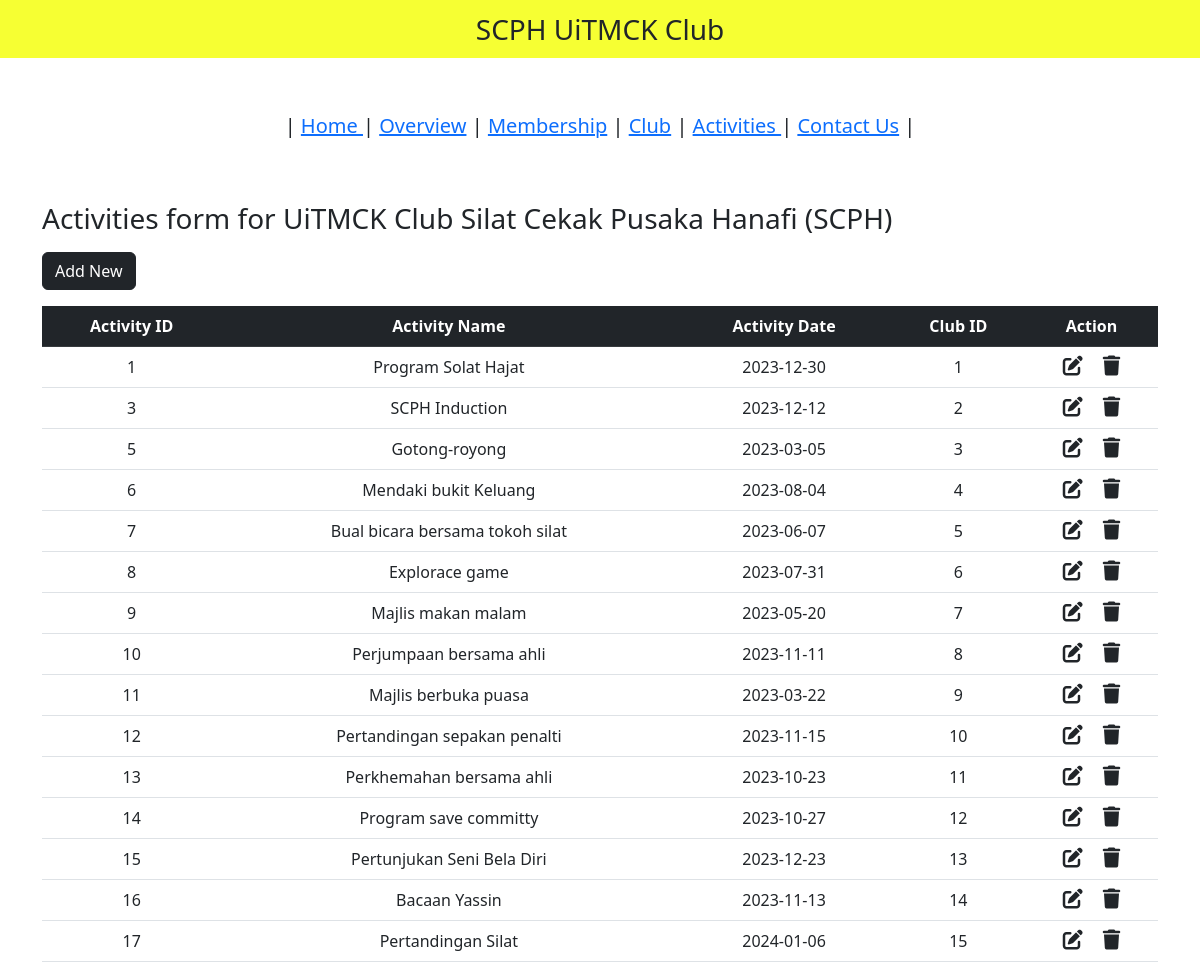
Page /activity.php on the committed database.
### tables this page shows
CREATE TABLE `activity` (
  `activity_id` int NOT NULL,
  `activity_name` varchar(200) NOT NULL,
  `activity_date` date NOT NULL,
  `club_id` int NOT NULL
);

### activity.php (the view, shortened to what this page needs)
<?php
include "db_conn.php";
?>
<!DOCTYPE html>
<html lang="en">
<head>
  <link href="https://cdn.jsdelivr.net/npm/bootstrap@5.2.3/dist/css/bootstrap.min.css" rel="stylesheet">
  <link rel="stylesheet" href="https://cdnjs.cloudflare.com/ajax/libs/font-awesome/6.4.0/css/all.min.css" />
</head>
<body>
  <nav class="navbar navbar-light justify-content-center fs-3 mb-5" style="background-color: #F6FF33;">
    SCPH UiTMCK Club
  </nav>
   <nav class="navbar navbar-light justify-content-center fs-3 mb-5" style="background-color: #00fffff;">
<h5>| <a href="index.php">Home </a>| <a href="home.php">Overview</a> | <a href="membership.php">Membership</a> | <a href="club.php">Club</a> | <a href="activity.php">Activities </a> | <a href="contact.php">Contact Us</a> | </h5></p>
</nav>
  <div class="container">
	<p align="center"><h3>Activities form for UiTMCK Club Silat Cekak Pusaka Hanafi (SCPH)</h3></p>
    <a href="add_activity.php" class="btn btn-dark mb-3">Add New</a>
    <table class="table table-hover text-center">
      <thead class="table-dark">
        <tr>
          <th scope="col">Activity ID</th>
          <th scope="col">Activity Name</th>
          <th scope="col">Activity Date</th>
          <th scope="col">Club ID</th>
          <th scope="col">Action</th>
        </tr>
      </thead>
      <tbody>
        <?php
        $sql = "SELECT * FROM `activity`";
        $result = mysqli_query($conn, $sql);
        while ($row = mysqli_fetch_assoc($result)) {
        ?>
          <tr>
            <td><?php echo $row["activity_id"] ?></td>
            <td><?php echo $row["activity_name"] ?></td>
            <td><?php echo $row["activity_date"] ?></td>
            <td><?php echo $row["club_id"] ?></td>
            <td>
              <a href="edit_activity.php?activity_id=<?php echo $row["activity_id"] ?>" class="link-dark"><i class="fa-solid fa-pen-to-square fs-5 me-3"></i></a>
              <a href="delete_activity.php?activity_id=<?php echo $row["activity_id"] ?>" class="link-dark"><i class="fa-solid fa-trash fs-5"></i></a>
            </td>
          </tr>
        <?php
        }
        ?>
      </tbody>
    </table>
  </div>
</body>
</html>

### rows in the picture
activity: activity_id "1", activity_name "Program Solat Hajat", activity_date "2023-12-30", club "1"
activity: activity_id "3", activity_name "SCPH Induction", activity_date "2023-12-12", club "2"
activity: activity_id "5", activity_name "Gotong-royong", activity_date "2023-03-05", club "3"
activity: activity_id "6", activity_name "Mendaki bukit Keluang", activity_date "2023-08-04", club "4"
activity: activity_id "7", activity_name "Bual bicara bersama tokoh silat", activity_date "2023-06-07", club "5"
activity: activity_id "8", activity_name "Explorace game", activity_date "2023-07-31", club "6"
activity: activity_id "9", activity_name "Majlis makan malam", activity_date "2023-05-20", club "7"
activity: activity_id "10", activity_name "Perjumpaan bersama ahli", activity_date "2023-11-11", club "8"
activity: activity_id "11", activity_name "Majlis berbuka puasa", activity_date "2023-03-22", club "9"
activity: activity_id "12", activity_name "Pertandingan sepakan penalti", activity_date "2023-11-15", club "10"
activity: activity_id "13", activity_name "Perkhemahan bersama ahli", activity_date "2023-10-23", club "11"
activity: activity_id "14", activity_name "Program save committy", activity_date "2023-10-27", club "12"
activity: activity_id "15", activity_name "Pertunjukan Seni Bela Diri", activity_date "2023-12-23", club "13"
activity: activity_id "16", activity_name "Bacaan Yassin", activity_date "2023-11-13", club "14"
activity: activity_id "17", activity_name "Pertandingan Silat", activity_date "2024-01-06", club "15"
